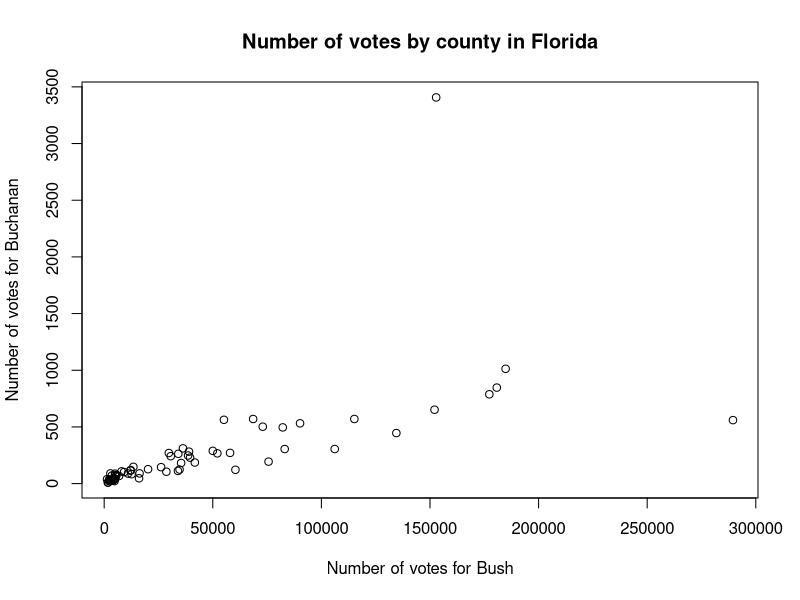
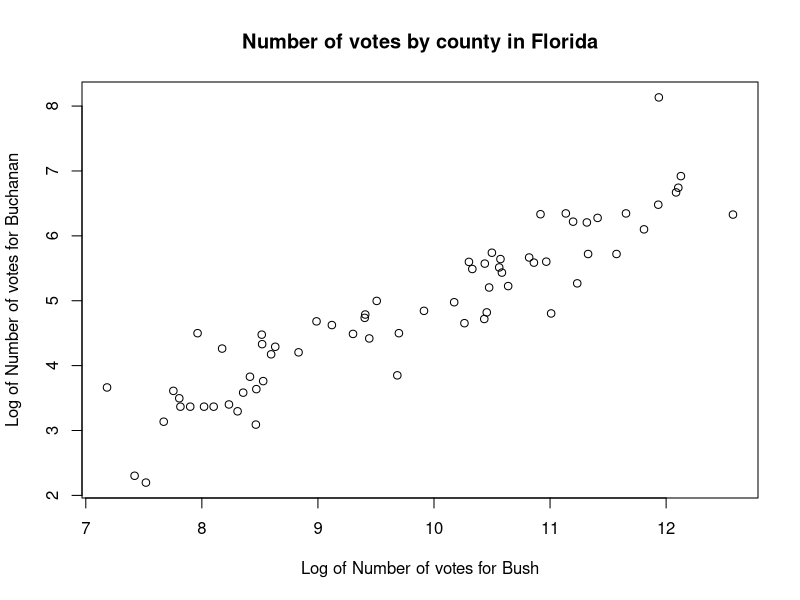
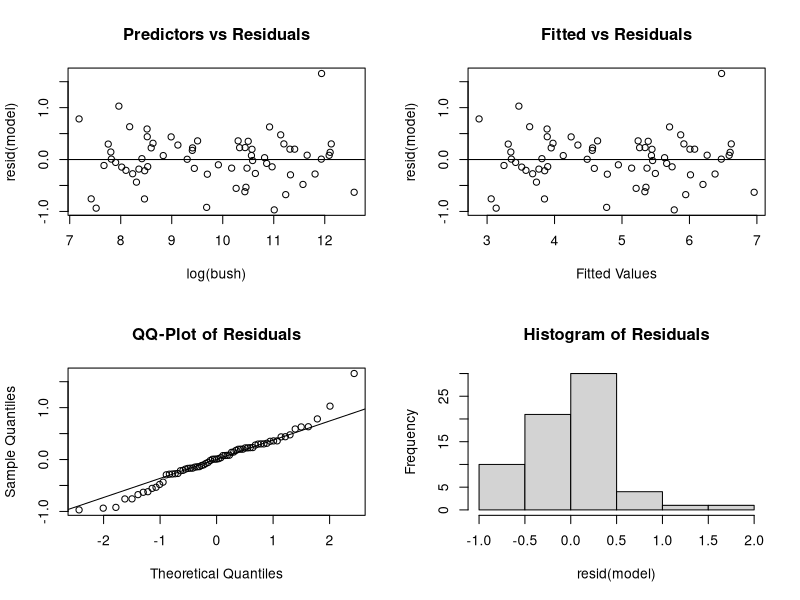

The R source for these figures, in order:

elections = read.table("elections.txt",header=TRUE)

## Extract number of votes for each candidated 
buch = elections$buch
bush = elections$bush

plot(bush,buch,ylab="Number of votes for Buchanan",xlab="Number of votes for Bush",
main="Number of votes by county in Florida")

# Generally, the votes for bush increase as votes for Buchanan increase.
# It appears to be fairly linear, but with slight curviture.
# There are a couple of outliers.

cor(buch,bush)

# I would say that the line appears to be curvilinear and therefore
# simple linear regressions would not capture the non-linearities.
# However there does appear to be a linear relationship, positive, that
# is supported by the correlation and visual inspection of the
# scatter plot.

plot(log(bush),log(buch),ylab="Log of Number of votes for Buchanan",xlab="Log of Number of votes for Bush",
main="Number of votes by county in Florida")

cor(log(buch),log(bush))

# We see that the scatter plot is much more linear appearing, outliers
# and potentially influential observations are less apparent, and
# correlation is greatly increased.

model = lm(log(buch)~log(bush))
summary(model)

## Obtain estimated coefficients
betas = coef(model)

## Interpretation
# as number of votes for bush increase by 1% the expected % increase
# of votes for buch is 0.756, and the standard error is .03934

## Confidence intervals for the coefficients
confint(model)

## Residual Analysis
par(mfrow=c(2,2))
plot(log(bush),resid(model), main="Predictors vs Residuals")
abline(0,0)
plot(fitted(model),resid(model),main="Fitted vs Residuals",
xlab="Fitted Values")
abline(0,0)
qqnorm(resid(model),main="QQ-Plot of Residuals")
qqline(resid(model))
hist(resid(model),main="Histogram of Residuals")

# Validity of linear assumption, by plot 1, validated.
# Looks like maybe one outlier, 2,3,4.
# Normality of Errors plot 3,4 looks like there is a negative outlier by QQ and hist
# Hetero sekdasticity. Plot 2. Appears fairly constant, excepting a couple negative outliers

##Is the Palm Beach vote count an anomaly?

## Omit Palm Beach
model.red = lm(log(buch[-50])~log(bush[-50]))
summary(model.red)

# 
# The slope and intercept term both change.
# In the model dropping PB the intercept is higher.
# Hoever the confidence intervals overlap => no real change in slope.
# Residuals are similar. QQ plot slightly better. The large negative resid is gone
# removing some of the skew in the distribution.

## Obtain the predicted vote count for Palm Beach given the fitted model without
new = data.frame(bush = bush[50])
## The difference between predicted on the original scale and the observed vote count 
buch[50]-exp(predict(model.red,new))

## Prediction Confidence Interval for log(vote count) 
predict(model.red,new,interval='prediction',level=.95)
## Prediction Confidence Interval on the original scale 
exp(predict(model.red,new,interval='prediction',level=.95))
buch[50]
# Therefore, what we can say is that it is likely that Palm Beach is a different community
# That comes from a different model than the rest of the 


